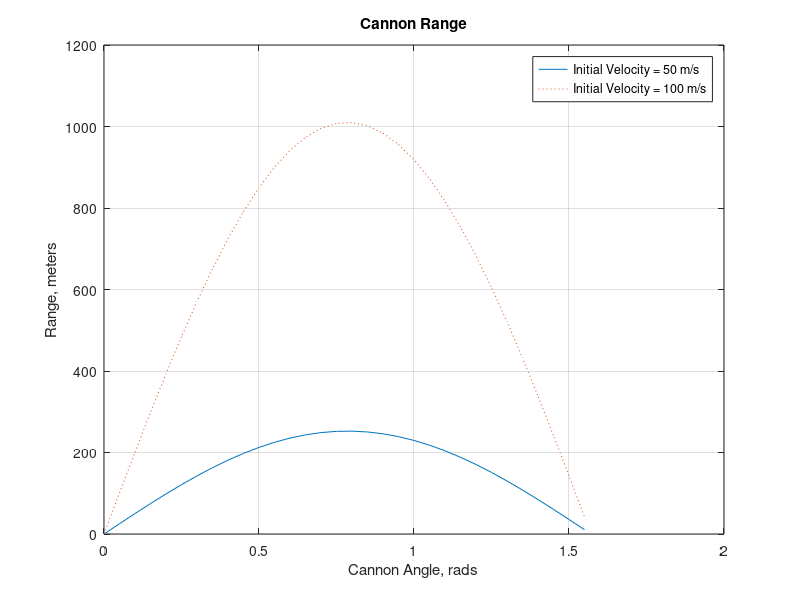

Here is the MATLAB script that generated this plot:
%Clear Command Window and Reset Graph:
clc;
clear;
close all;

%Constants:
g = 9.9;
v1 = 50;
v2 = 100;

%Angle Vector:
angle = 0:0.05:pi/2;

%Range Calculation:
R1 = v1^2/g*sin(2*angle);
R2 = v2^2/g*sin(2*angle);

%Plot Results:
plot(angle,R1,angle,R2,':');
title('Cannon Range');
xlabel('Cannon Angle, rads');
ylabel('Range, meters');
legend('Initial Velocity = 50 m/s','Initial Velocity = 100 m/s');
grid on;